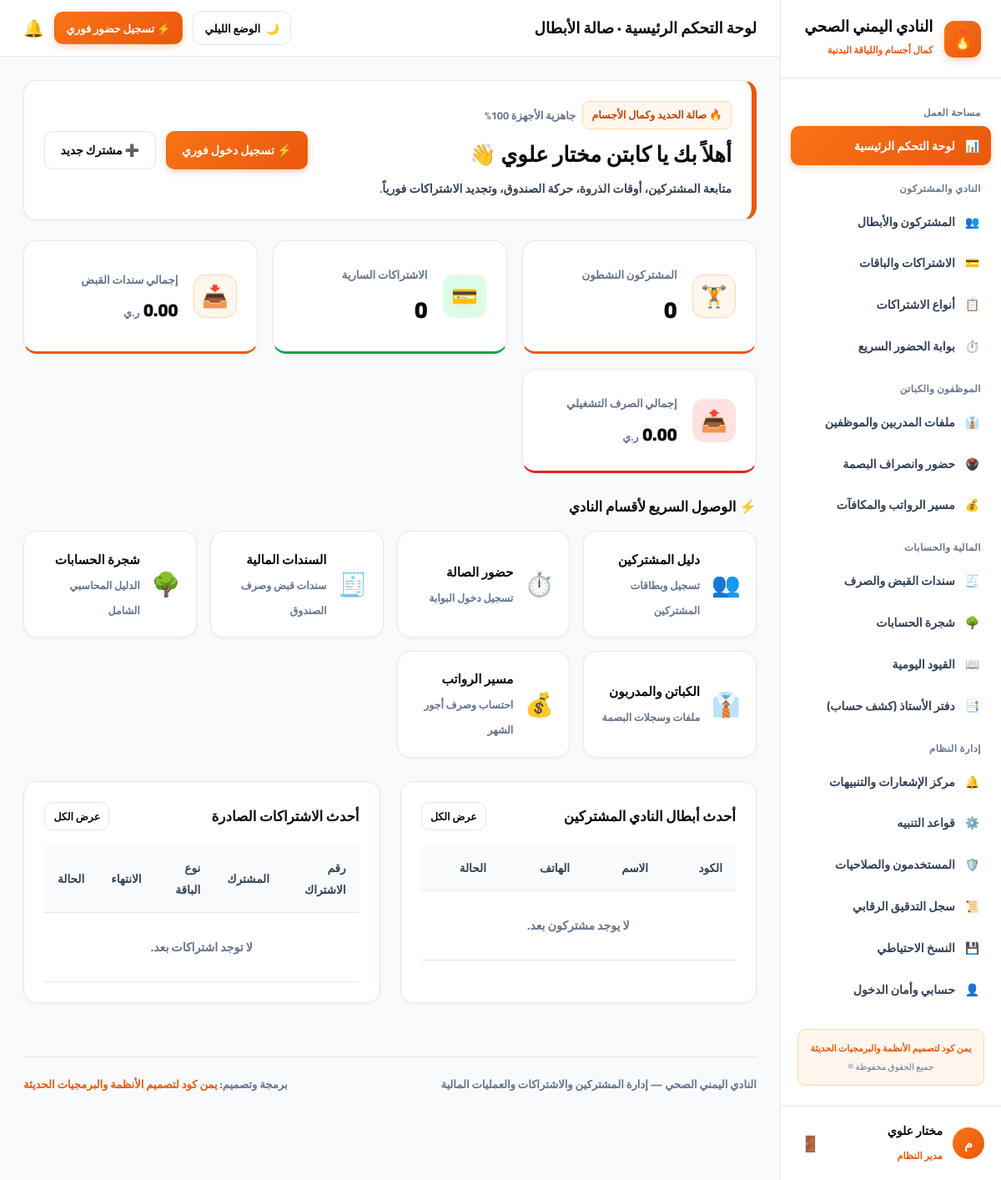
The app's page /dashboard/ (signed in), older data.
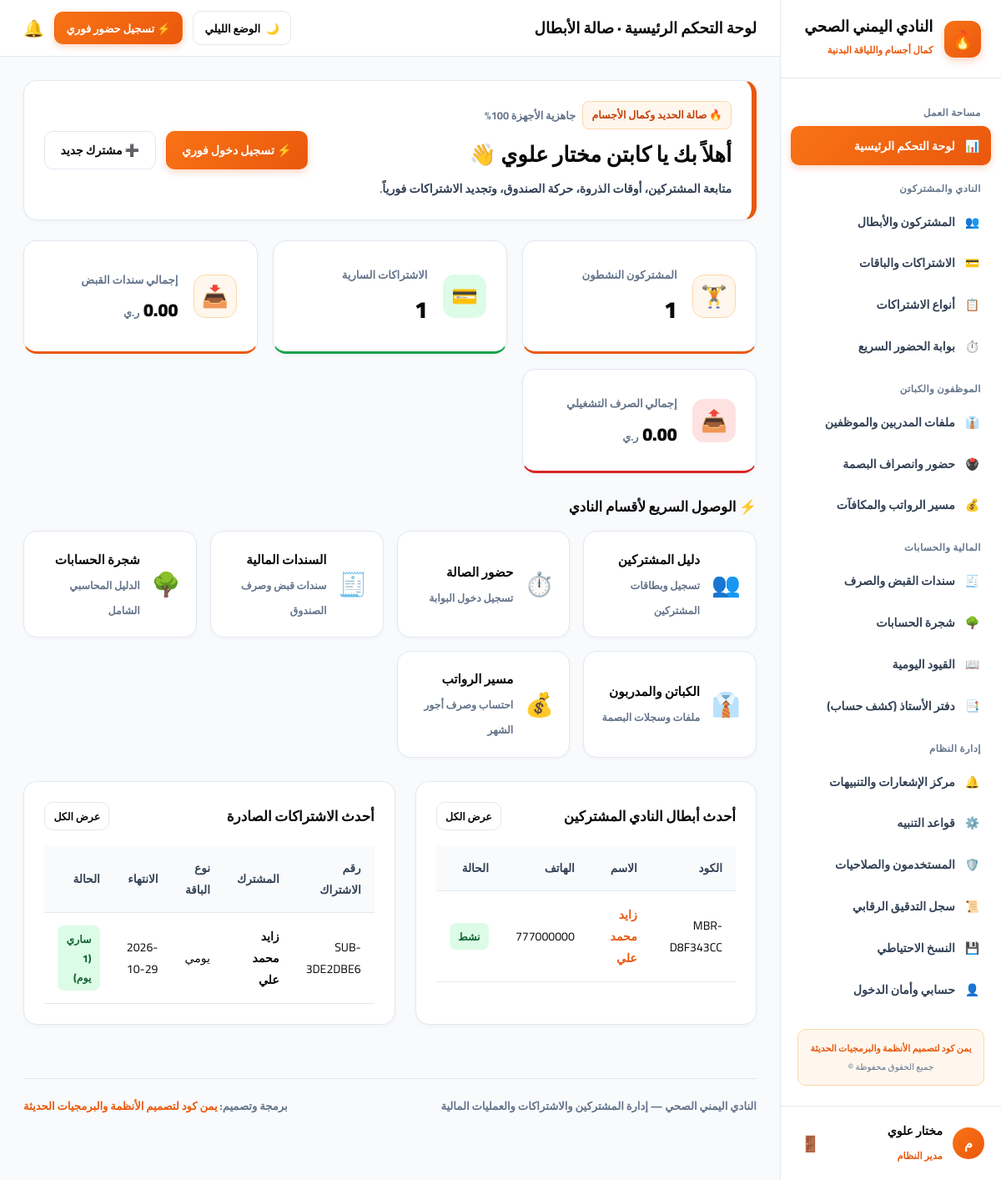
The same page, newer data.
### app/models.py (models this page shows, shortened)
class Member(db.Model):
    __tablename__ = "members"
    id = db.Column(db.Integer, primary_key=True)
    member_code = db.Column(db.String(50), unique=True, nullable=False)
    full_name = db.Column(db.String(150), nullable=False)
    phone = db.Column(db.String(30), nullable=False)
    gender = db.Column(db.String(20), default="ذكر")
    birth_date = db.Column(db.Date, nullable=True)
    address = db.Column(db.String(255), default="غير مسجل")
    emergency_contact_name = db.Column(db.String(150), default="غير مسجل")
    emergency_contact_phone = db.Column(db.String(50), default="غير مسجل")
    notes = db.Column(db.Text, nullable=True)
    status = db.Column(db.String(30), default="نشط")
    created_at = db.Column(db.DateTime, default=datetime.utcnow)
    subscriptions = db.relationship("Subscription", backref="member", lazy=True, cascade="all, delete-orphan")
    attendances = db.relationship("MemberAttendance", backref="member", lazy=True, cascade="all, delete-orphan")

class Subscription(db.Model):
    __tablename__ = "subscriptions"
    id = db.Column(db.Integer, primary_key=True)
    subscription_code = db.Column(db.String(50), unique=True, nullable=False)
    member_id = db.Column(db.Integer, db.ForeignKey("members.id"), nullable=False)
    plan_id = db.Column(db.Integer, db.ForeignKey("plans.id"), nullable=False)
    start_date = db.Column(db.Date, nullable=False, default=date.today)
    end_date = db.Column(db.Date, nullable=False)
    price_paid = db.Column(db.Float, default=0.0)
    status = db.Column(db.String(30), default="ساري")
    cancel_reason = db.Column(db.String(255), nullable=True)
    notes = db.Column(db.Text, nullable=True)
    created_at = db.Column(db.DateTime, default=datetime.utcnow)
    plan = db.relationship("Plan", backref="subscriptions")
    @property
    def is_active_now(self):
        return self.status == "ساري" and self.end_date >= date.today()
    @property
    def remaining_days(self):
        delta = (self.end_date - date.today()).days
        return max(0, delta)

class Plan(db.Model):
    __tablename__ = "plans"
    id = db.Column(db.Integer, primary_key=True)
    plan_code = db.Column(db.String(50), unique=True, nullable=False)
    name = db.Column(db.String(100), nullable=False)
    duration_days = db.Column(db.Integer, nullable=False)
    price = db.Column(db.Float, default=0.0)
    description = db.Column(db.Text, nullable=True)
    is_active = db.Column(db.Boolean, default=True)

### app/routes/dashboard.py (the view)
@dashboard_bp.route("/")
@login_required
def index():
    today = date.today()
    active_members_count = Member.query.filter_by(status="نشط").count()
    active_subs_count = Subscription.query.filter(Subscription.status == "ساري", Subscription.end_date >= today).count()
    today_attendances_count = MemberAttendance.query.filter(db_cast_date(MemberAttendance.check_in_time) == today).count() if hasattr(MemberAttendance, 'check_in_time') else 0
    vouchers = Voucher.query.all()
    total_receipts = sum(v.amount for v in vouchers if v.voucher_type == "قبض")
    total_payments = sum(v.amount for v in vouchers if v.voucher_type == "صرف")
    recent_members = Member.query.order_by(Member.id.desc()).limit(5).all()
    recent_subs = Subscription.query.order_by(Subscription.id.desc()).limit(5).all()
    return render_template(
        "dashboard/index.html",
        active_members_count=active_members_count,
        active_subs_count=active_subs_count,
        today_attendances_count=today_attendances_count,
        total_receipts=total_receipts,
        total_payments=total_payments,
        recent_members=recent_members,
        recent_subs=recent_subs
    )

### app/routes/dashboard.py (called while the page is built)
def db_cast_date(col):
    from sqlalchemy import func
    return func.date(col)

### app/templates/dashboard/index.html (shortened to what the changed rows need)
{% extends "base.html" %}
{% block header_title %}لوحة التحكم الرئيسية · صالة الأبطال{% endblock %}
{% block content %}
<div class="card" style="display: flex; justify-content: space-between; align-items: center; flex-wrap: wrap; gap: 1rem; border-right: 6px solid var(--primary);">
  <div>
    <h2 style="margin: 0; font-size: 1.6rem; font-weight: 900; color: var(--text-main);">
      أهلاً بك يا كابتن {{ current_user.full_name }} 👋
    </h2>
  </div>
</div>
<div style="display: grid; grid-template-columns: repeat(auto-fit, minmax(220px, 1fr)); gap: 1.15rem; margin-bottom: 1.5rem;">
  <div class="card" style="display: flex; align-items: center; gap: 1.15rem; margin-bottom: 0; border-bottom: 3.5px solid var(--primary);">
    <div>
      <span style="font-size: 0.82rem; color: var(--text-caption); font-weight: 800;">المشتركون النشطون</span>
      <h3 style="margin: 0.15rem 0 0 0; font-size: 1.75rem; font-weight: 900; color: var(--text-main);">{{ active_members_count }}</h3>
    </div>
  </div>
  <div class="card" style="display: flex; align-items: center; gap: 1.15rem; margin-bottom: 0; border-bottom: 3.5px solid #16a34a;">
    <div>
      <span style="font-size: 0.82rem; color: var(--text-caption); font-weight: 800;">الاشتراكات السارية</span>
      <h3 style="margin: 0.15rem 0 0 0; font-size: 1.75rem; font-weight: 900; color: var(--text-main);">{{ active_subs_count }}</h3>
    </div>
  </div>
</div>
<div style="display: grid; grid-template-columns: 1fr 1fr; gap: 1.5rem;">
  <div class="card">
    <div class="table-responsive">
      <table>
        <thead>
          <tr>
            <th>الكود</th>
            <th>الاسم</th>
            <th>الهاتف</th>
            <th>الحالة</th>
          </tr>
        </thead>
        <tbody>
          {% for m in recent_members %}
          <tr>
            <td><code>{{ m.member_code }}</code></td>
            <td><strong><a href="{{ url_for('members.show', member_id=m.id) }}" style="color: var(--primary); text-decoration: none;">{{ m.full_name }}</a></strong></td>
            <td>{{ m.phone }}</td>
            <td><span class="badge badge-success">{{ m.status }}</span></td>
          </tr>
          {% else %}
          <tr>
            <td colspan="4" style="text-align: center; color: var(--text-caption); padding: 1.75rem; font-weight: 700;">لا يوجد مشتركون بعد.</td>
          </tr>
          {% endfor %}
        </tbody>
      </table>
    </div>
  </div>
  <div class="card">
    <div class="table-responsive">
      <table>
        <thead>
          <tr>
            <th>رقم الاشتراك</th>
            <th>المشترك</th>
            <th>نوع الباقة</th>
            <th>الانتهاء</th>
            <th>الحالة</th>
          </tr>
        </thead>
        <tbody>
          {% for s in recent_subs %}
          <tr>
            <td><code>{{ s.subscription_code }}</code></td>
            <td><strong>{{ s.member.full_name }}</strong></td>
            <td>{{ s.plan.name }}</td>
            <td>{{ s.end_date }}</td>
            <td>
              {% if s.is_active_now %}
                <span class="badge badge-success">ساري ({{ s.remaining_days }} يوم)</span>
              {% else %}
                <span class="badge badge-danger">{{ s.status }}</span>
              {% endif %}
            </td>
          </tr>
          {% else %}
          <tr>
            <td colspan="5" style="text-align: center; color: var(--text-caption); padding: 1.75rem; font-weight: 700;">لا توجد اشتراكات بعد.</td>
          </tr>
          {% endfor %}
        </tbody>
      </table>
    </div>
  </div>
</div>
{% endblock %}

Row changes from the older to the newer data that the page shows:
added Member: member_code "MBR-D8F343CC", full_name "زايد محمد علي", phone "777000000", status "نشط"
added Subscription: subscription_code "SUB-3DE2DBE6", member.full_name "زايد محمد علي", plan.name "يومي", end_date "2026-10-29", remaining_days "1"
Text that changed along with them:
{{ active_members_count }}: "0" → "1"
{{ active_subs_count }}: "0" → "1"
text no longer shown: "لا يوجد مشتركون بعد. لا توجد اشتراكات بعد."
